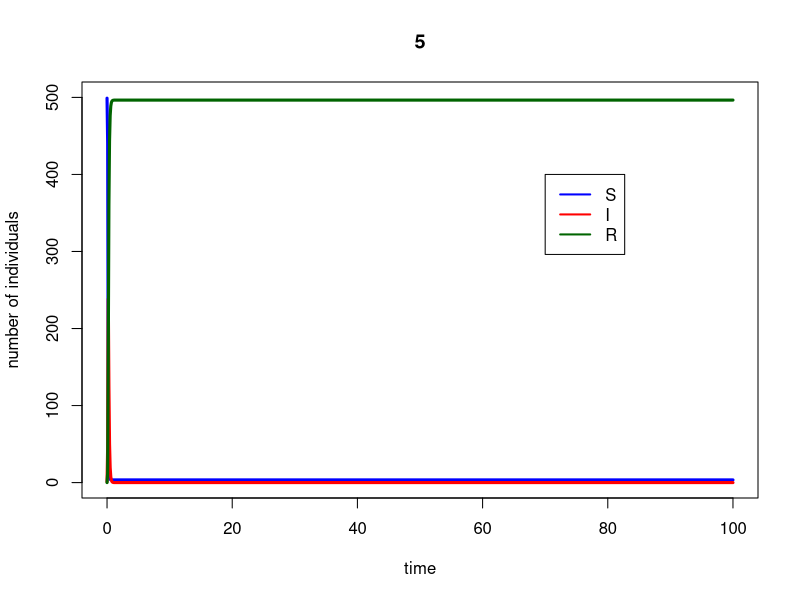
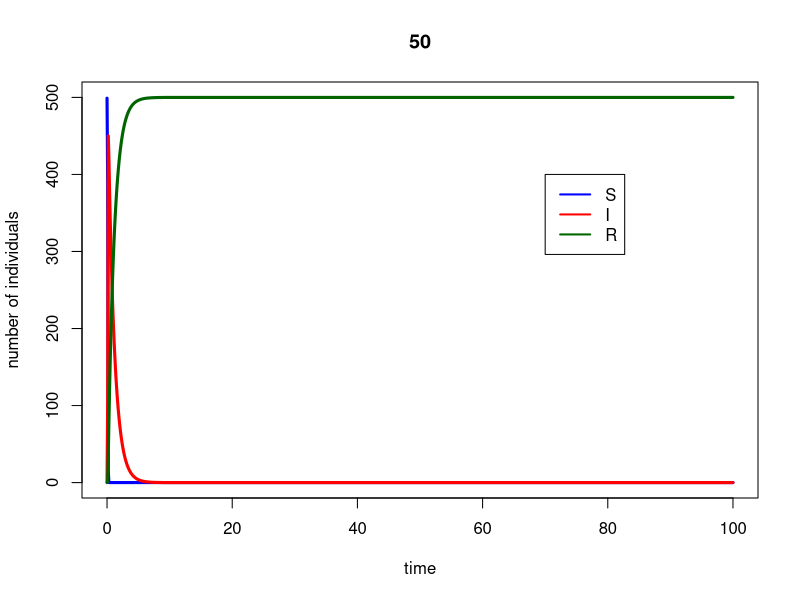
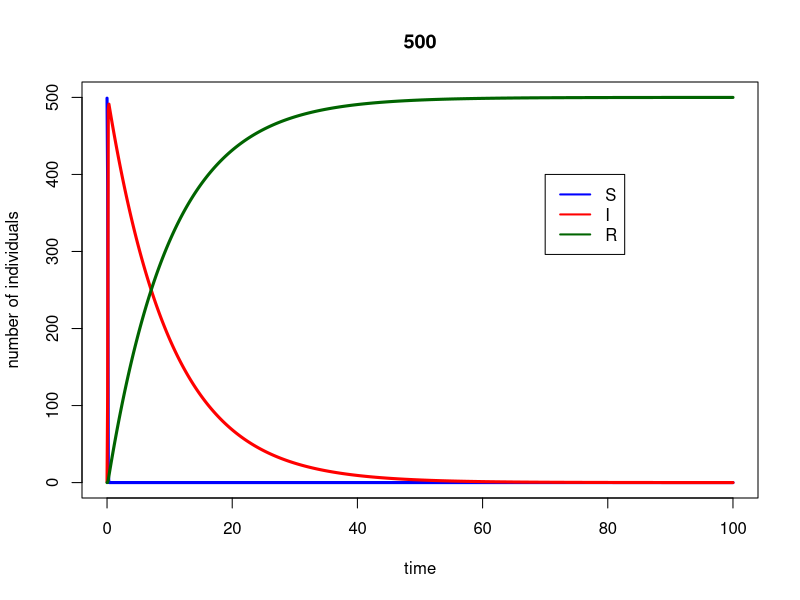
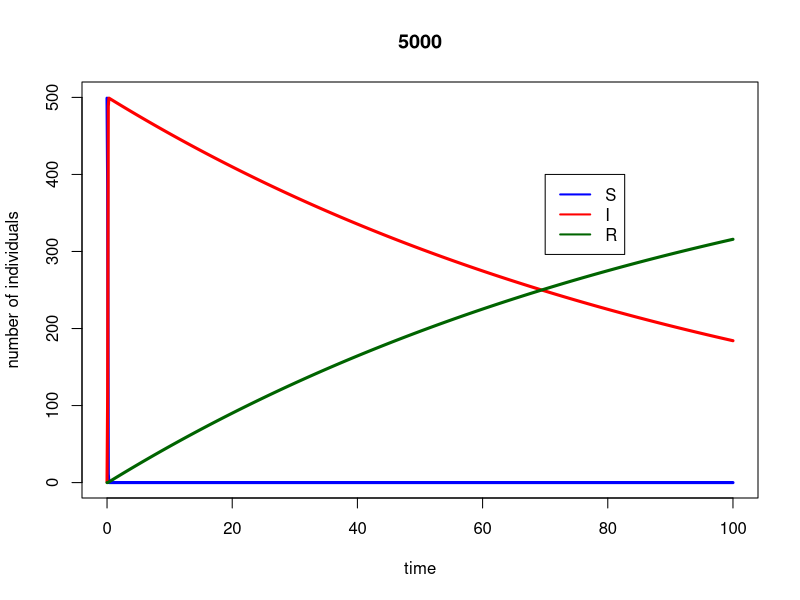
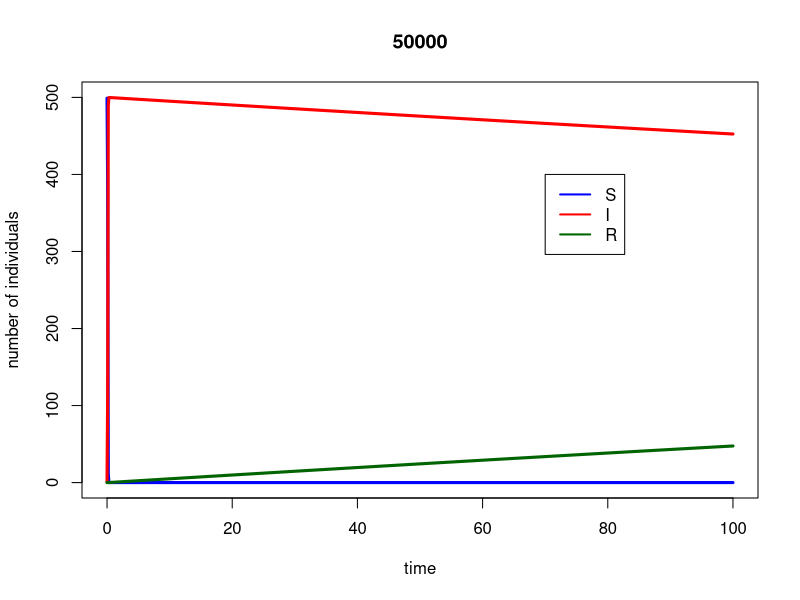
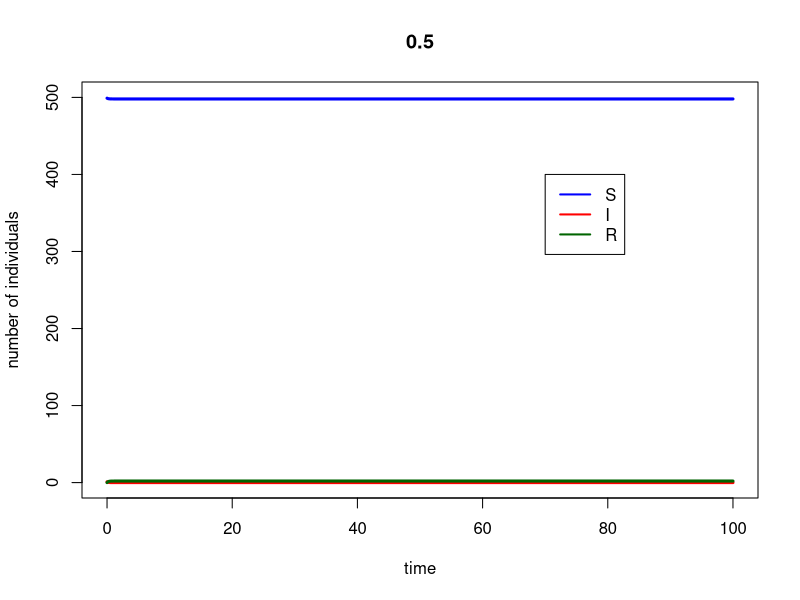
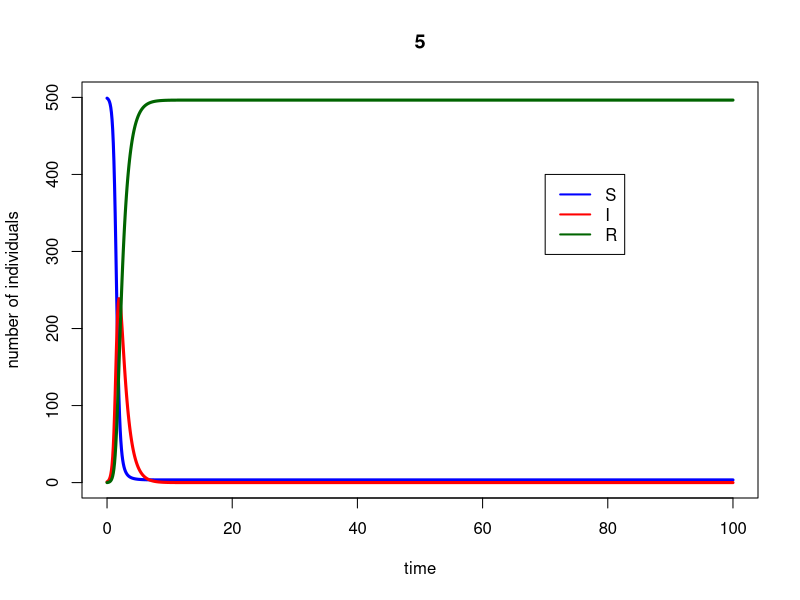
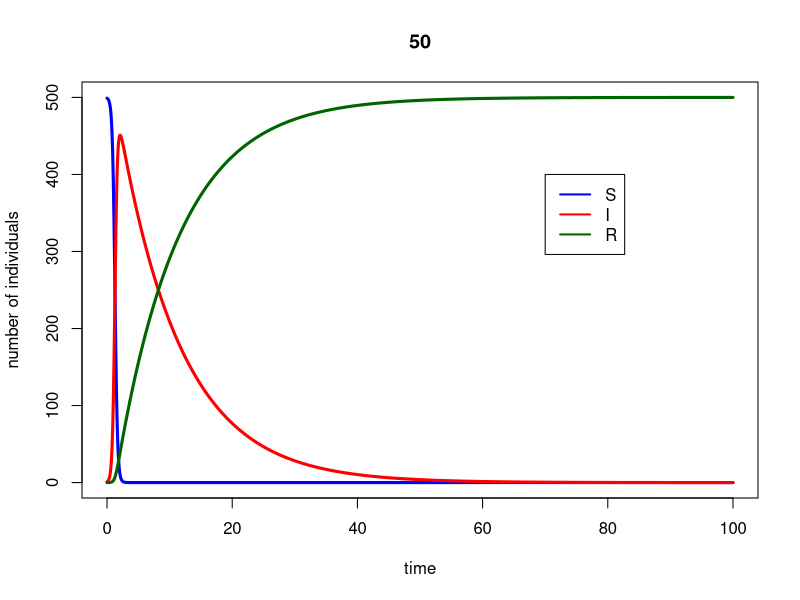

Write R code to recreate these figures, in order. (Note: this script raises an error after producing the figures.)
##########################################################
# Starting script to the module 'SIR models of epidemics'
##########################################################

# implements the basic SIR model, and plots simulation results

## Here you only need to know basic things:
##  #	To make comments
##  <-	Assigning a value to a symbol
##  c	To create a vector c(v1, v2, ..., vn)
##  e	is *10^
##  seq(a,b,c)	To create a sequence from a to b with intervals c


###################################
# FUNCTION DEFINITIONS
###################################

###
# SIR <- function(t, x, parms)
# Use: calculates the derivatives for the SIR model
# Input: 
#      t: time (not used here, because there is no explicit time dependence)
#      x: vector of the current values of all variables (S, I, R)
#      parms: vector of all parameter values
# Output:
#      der: vector of derivatives

# To use the lsoda function, the model function has to be a function of t (time),
# x (the vector of the variables) and parms (the parameters of the model).

SIR <- function(t, x, parms){

# Beta and r are not global variables. This means that if you type beta in R, the output will be 'beta',
# and not its value. You have to specify that you want to use the value of beta from 'parms' to solve the ODEs.
# Similarly, the variables of the model are taken from the vector x. This is done by the 'with' function.

  with(as.list(c(parms,x)),{
    dS <- - beta*S*I
    dI <- + beta*S*I - r*I
    dR <- r*I         # Note: because S+I+R=constant, this equation could actually be omitted,
                  # and R at any time point could simply be calculated as N-S-I.
    der <- c(dS, dI,dR)
    list(der)  # the output must be returned    
  }) # end of 'with'

}  # end of function definition


###########################
# MAIN PROGRAM
###########################

### LOAD LIBRARIES
#load R library for ordinary differential equation solvers
library(deSolve)

#For loop to try different Beta and r values

for(i in 1:5) {
  for(j in 1:5) {


### INITIALIZE PARAMETER SETTINGS

parms <- c(beta=10^(-i), r=10^(-j+2))		# set the parameters of the model
inits <- c(S=499, I=1, R=0)		# set the initial values
dt    <- seq(0,100,0.1)			# set the time points for evaluation

# Calculate and print R_0 on the screen
N <- sum(inits)
R_0 <- with(as.list(parms),{beta*N/r})
print(paste("R_0 =",R_0),quote=FALSE)


### SIMULATE THE MODEL

## Use lsoda to solve the differential equations numerically. The syntax should be
## lsoda(initial values, time points, function, parameters)

simulation <- as.data.frame(lsoda(inits, dt, SIR, parms = parms)) # this way our set 'parms' will be used as default

### PLOT THE OUTPUT

# If you remove the # before pdf(...) and dev.off(), the output will be written in a pdf file,
# in the working directory. If you don't, a window containing your graph will just pop up.

#pdf("startingscript.pdf")
#par(cex=1.7)
# Plot S according to time, in blue, and add the graph I and R according to time,
# in red and dark green respectively. Call help(plot) for further details.

attach(simulation) # this command allows you to refer to the columns of the data frame directly.

plot(dt, S, type="l", col="blue", ylim=c(0,sum(inits)), main = R_0, xlab="time", ylab="number of individuals",lwd=3)
lines(dt, I, type="l", col="red",lwd=3)
lines(dt, R, type="l", col="darkgreen",lwd=3)

# Add a legend to the graph
legend(70,400, legend=c("S","I","R"), col=c("blue", "red", "darkgreen"), lty=1,lwd=2)
#dev.off()

detach(simulation) # clean up the search path

  }
}
effmefwepflwefleflwepflpéppppppppppppppppp
